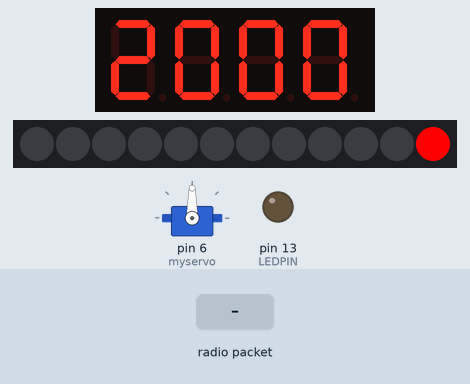
Recording of a sketch running on a simulated Arduino Uno, built with avr-gcc and run on an emulated ATmega328P. Shown: servo, 4-digit seven-segment display, 12 RGB LEDs in strip order, left to right, output pins drawn as LEDs (lit = HIGH). The inputs (shaded band) are chosen by the test bench. No radio packets arrive unless stated; what the sketch prints to the serial monitor is not drawn.

Above: at 0.98 s.
1.9 s: radio packet "K" arrives
3.6 s: radio packet "R" arrives
At 6.0 s:
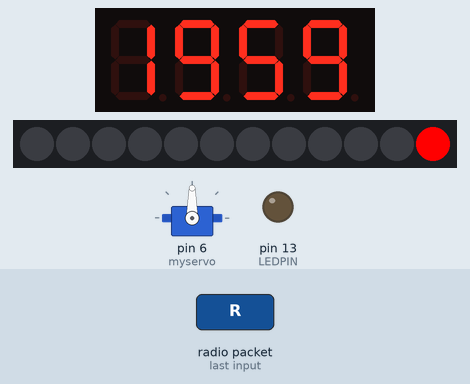
7.5 s: radio packet "1" arrives
At 9.97 s:
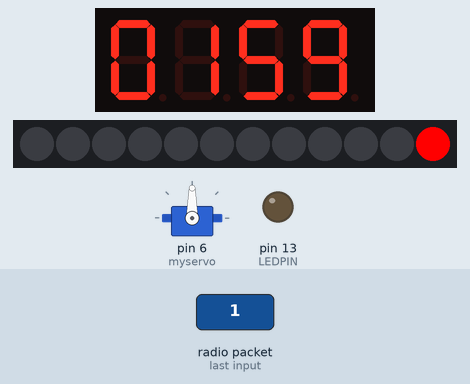

The sketch:

arduino_sweet_bomb_2018-12-31J.ino
```cpp
// SWEET BOMB USING ARDUINO UNO
// ============================

// Definitions and Ddeclarations for NeoPixels
// ==========================================
#include <FastLED.h>
#define NUM_LEDS 12
#define NEO_PXEL_PIN 5
CRGBArray<NUM_LEDS> leds;

// Definitions and Memory Declarations for Radio
// ==============================================
#include <SPI.h>  // for NRF24 radio library RF24
#include "RF24.h"
#define CE_PIN   9  // chip enable for radio
#define CSN_PIN 10  // chip select for radio
const uint64_t pipe = 0xE8E8F0F0E1LL; // Define the transmit pipe
RF24 radio(CE_PIN, CSN_PIN); // Create a Radio
#define MESSAGE_LENGTH 8
#define CORRECT_CODE_LENGTH 6
char Message[MESSAGE_LENGTH] = {0,0,0,0,0,0,0,0};
char CorrectCode[MESSAGE_LENGTH] = {'8','8','9','6','9','2','-','-'};

// Definitions and Memory Declarations for Servo
// ==============================================
#include <Servo.h>
Servo myservo;

// Definitions and Memory Declarations for 4 Digit Display
// =======================================================
#include "TM1637.h"
#define CLK 2//pins definitions for TM1637 and can be changed to other ports
#define DIO 3
TM1637 tm1637(CLK,DIO);

#define LEDPIN  13

#define STARTING_TIME_IN_MINUTES  20
int StartTimeInSeconds = (STARTING_TIME_IN_MINUTES * 60);
int OldTimeNow = 0;
int TimeRemaining = StartTimeInSeconds;

// Function to Check if Received Code Is Correct
// =============================================
bool IsCodeCorrect()
  {
    for (int i=0; i<CORRECT_CODE_LENGTH; i++)
      {
        if (Message[i] != CorrectCode[i])
          return false;
      }
    return true;
  }

// Initialise Devices
// ==================
void setup()
{
  pinMode(LEDPIN,OUTPUT);
  digitalWrite(LEDPIN, LOW);
  Serial.begin(9600);
  FastLED.addLeds<NEOPIXEL,NEO_PXEL_PIN>(leds, NUM_LEDS);

  radio.begin();
  radio.setDataRate(RF24_2MBPS);
  radio.openReadingPipe(1,pipe);
  radio.startListening();
  Serial.print("Initialised");

  myservo.attach(6);
  myservo.write(90);

  tm1637.init();
  tm1637.set(BRIGHT_DARKEST);//BRIGHT_TYPICAL = 2,BRIGHT_DARKEST = 0,BRIGHTEST = 7;
}

//int MessageCount = 0;

// Main Program Loop
// =================
int StageNumber = 0;
//int attempt;
//int t;

void loop()
{
int TimeNow = millis()/1000; // calculate number of seconds elapsed
int ElapsedTime = TimeNow - OldTimeNow;
OldTimeNow = TimeNow;
TimeRemaining = TimeRemaining - ElapsedTime;
if (TimeRemaining < 0)
  TimeRemaining = 0;
int MinutesRemaining = TimeRemaining/60;
int SecondsRemaining = TimeRemaining%60;

static int FlashDelay = 80;

tm1637.display(0,MinutesRemaining/10);
tm1637.display(1,MinutesRemaining%10);
tm1637.display(2,SecondsRemaining/10);
tm1637.display(3,SecondsRemaining%10);

if (radio.available())
  {
  radio.read( Message, MESSAGE_LENGTH);

  for (int i=0; i<MESSAGE_LENGTH; i++)
    {
    Serial.print(Message[i]);
    Serial.print(" ");
    }
  Serial.print("\n");

  byte MessageCode = Message[0];
  if (MessageCode == 'K')
    {
    StageNumber++;
    if (StageNumber == 1)
      {
      TimeRemaining = 60;
      FlashDelay = 40;
      }
    else if (StageNumber == 2)
      {
      TimeRemaining = 30;
      FlashDelay = 20;
      }
    else if (StageNumber == 3)
      {
      TimeRemaining = 15;
      FlashDelay = 8;
      }
    }
  else if (MessageCode == 'R')
    {
    StageNumber = 0;
    TimeRemaining = (STARTING_TIME_IN_MINUTES * 60);
    FlashDelay = 80;
    }
  else if ((MessageCode >= '0') && (MessageCode <= '9'))
    {
    if (IsCodeCorrect())
      {
      myservo.write(180);
      delay(1000);
      myservo.write(90);
      TimeRemaining = 0;
      }
    else
      {
      StageNumber = 0;
      TimeRemaining = (STARTING_TIME_IN_MINUTES * 60/10);
      FlashDelay = 80;
      }
    }
  }

for(int dot = 0; dot < NUM_LEDS; dot++)
  {
  if (TimeRemaining>0)
    leds[dot] = CRGB::Red;
  else
    leds[dot] = CRGB::Black;
  FastLED.show();
  // clear this led for the next time around the loop
  leds[dot] = CRGB::Black;
  delay(FlashDelay);
  }
}
```
